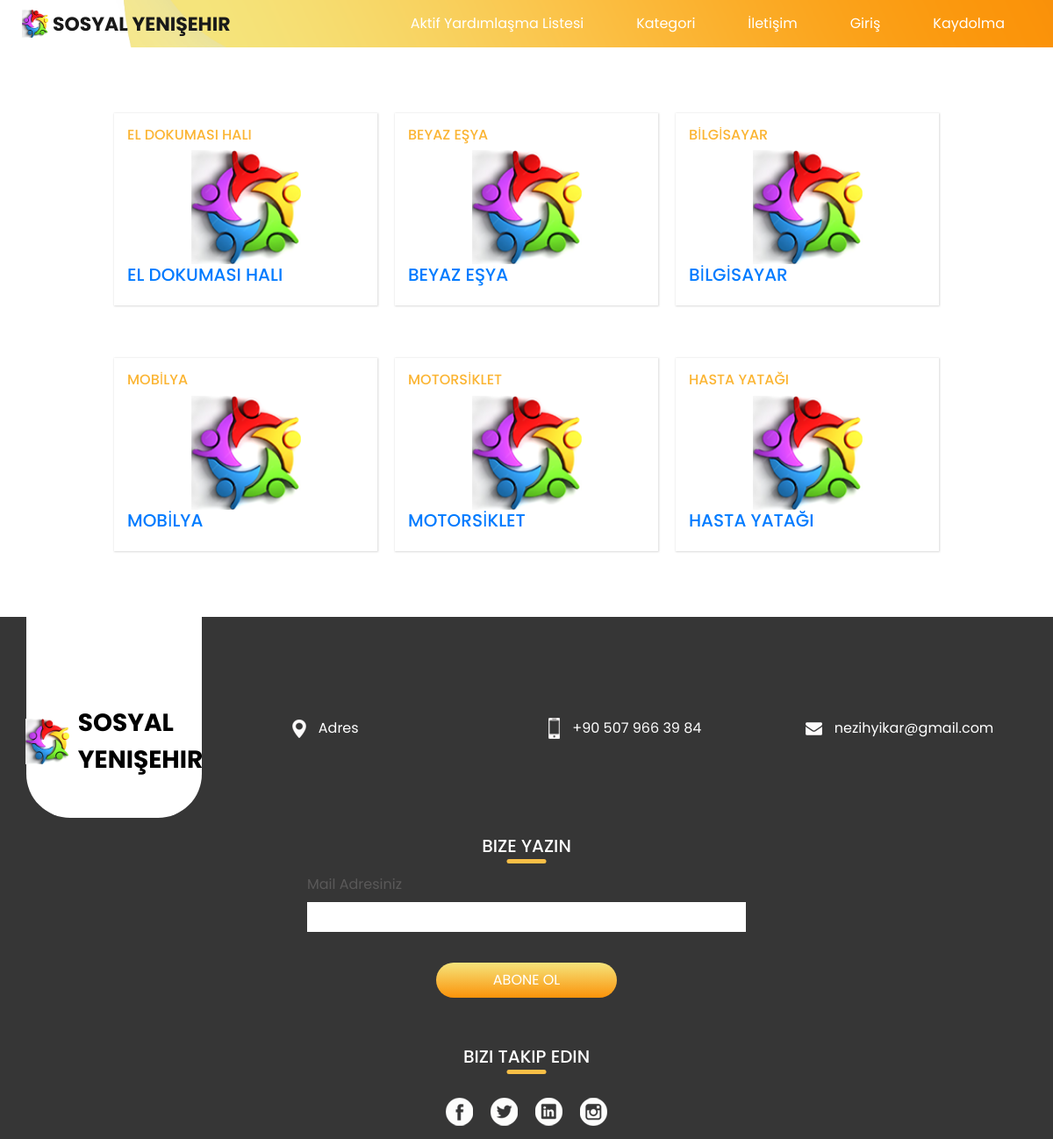
The page /categories on the database its author committed.
### auctions/models.py (models this page shows, shortened)
class Category(models.Model):
    name = models.CharField(max_length=32)

### auctions/views.py (the view, shortened to what this page needs)
# urls.py: path("categories", views.categories, name="categories"),
def categories(request):
    return render(request, "auctions/categories.html", {
        'categories': Category.objects.all()
    })

### templates/auctions/categories.html (shortened to what this page needs)
{% extends 'auctions/layout.html' %}
{% load static %}
{% block body %}
<div class="item_section layout_padding2">
    <div class="container">
      <div class="item_container">
           {% for category in categories %}
               <a href="{% url 'filter' category.name %}">
        <div class="box">
          <div class="price">
            <h6>
               {{ category.name|title }}
            </h6>
          </div>
          <div class="img-box">
            <img src="{% static 'images/i-3.png'%}" alt="">
          </div>
          <div class="name">
            <h5>
               {{ category.name|title }}
            </h5>
          </div>
        </div>
               </a>
           {% endfor %}
      </div>
    </div>
  </div>
{% endblock %}

### auctions/static/css/style.css (style rules this page uses)
body { font-family: "Poppins", sans-serif; color: #0c0c0c; background-color: #ffffff; }
.layout_padding2 { padding: 45px 0; }
a, a:hover, a:focus { text-decoration: none; }
.item_section .item_container { display: -webkit-box; display: -ms-flexbox; display: flex; -webkit-box-pack: center; -ms-flex-pack: center; justify-content: center; -ms-flex-wrap: wrap; flex-wrap: wrap; }
.item_section .item_container .box { width: 300px; display: -webkit-box; display: -ms-flexbox; display: flex; -webkit-box-orient: vertical; -webkit-box-direction: normal; -ms-flex-direction: column; flex-direction: column; -webkit-box-pack: justify; -ms-flex-pack: justify; justify-content: space-between; margin: 30px 10px; padding: 15px; -webkit-box-shadow: 0px 0px 2px 0.5px rgba(0, 0, 0, 0.15); box-shadow: 0px 0px 2px 0.5px rgba(0, 0, 0, 0.15); }
.item_section .item_container .box .img-box { width: 100%; display: -webkit-box; display: -ms-flexbox; display: flex; -webkit-box-pack: center; -ms-flex-pack: center; justify-content: center; }
.item_section .item_container .box .img-box img { width: 125px; }
.item_section .item_container .box h6 { color: #fbb534; text-transform: uppercase; }
.item_section .item_container .box h5 { text-transform: uppercase; }

### auctions/static/css/responsive.css (style rules this page uses)
@media (min-width: 1200px) { .container { max-width: 1170px; } }

### rows shown on the page
Category: name "EL DOKUMASI HALI"
Category: name "BEYAZ EŞYA"
Category: name "BİLGİSAYAR"
Category: name "MOBİLYA"
Category: name "MOTORSİKLET"
Category: name "HASTA YATAĞI"
